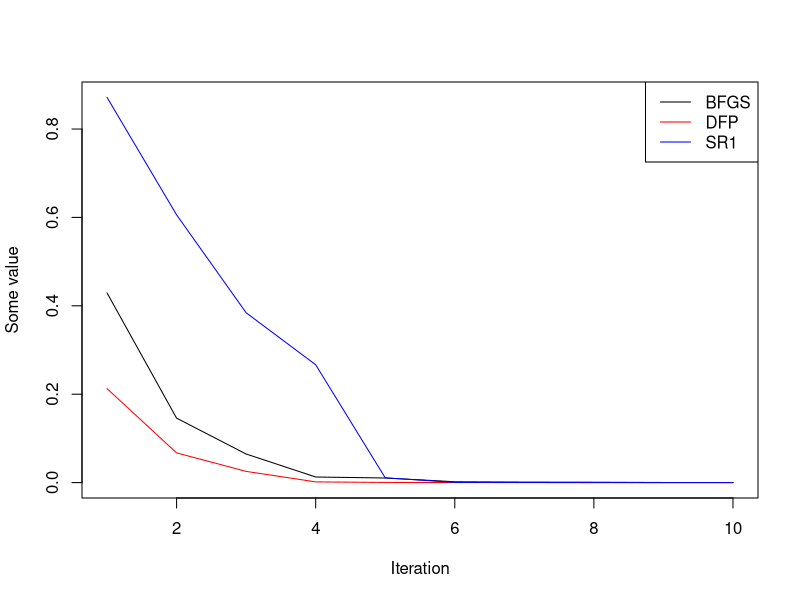

R code for this plot:
## ---- chunk 1
knitr::opts_chunk$set(echo = TRUE)
printf <- function(...) cat(sprintf(...))
printfln <- function(...) cat(sprintf(...), "\n")
library(microbenchmark)
## ---- chunk 2
# analytic derivatives
H = function(x) 0.5*rbind(c(200, 0), c(0, 2))
## ---- chunk 3
# Implementation af backtracking
backtracking_line_search <- function(alpha, c, rho, x_k, p_k, g_k, f) {
	alpha_k <- alpha
	repeat { 
		lhs <- f(x_k + alpha_k * p_k)
		rhs <- f(x_k) + c * alpha_k * g_k %*% p_k
		if (lhs <= rhs) break
		alpha_k <- rho * alpha_k
	}
	return(alpha_k)
}

# Implementation af BFGS
BFGS <- function(f, g, x_k, alpha, c, rho, tol, k_max){
  k <- 0
  n <- length(x_k)
  H_k <- I_n <- diag(n)
  g_k <- tol + 1
  while (norm(g_k, type="2") > tol & k < k_max) {
    g_k <- g(x_k)
    p_k <- -  H_k %*% g_k
    alpha_k <- backtracking_line_search(alpha, c, rho, x_k, p_k, g_k, f)
    x_k <- x_k + alpha_k * p_k
    s_k <- alpha_k * p_k
    y_k <- g(x_k) - g_k
    rho_k <- 1 / (t(y_k) %*% s_k)[1]
    H_k <- (I_n - rho_k * (s_k %*% t(y_k))[1]) %*% H_k %*% (I_n - rho_k * (s_k %*% t(y_k))[1]) + rho_k * (s_k %*% t(s_k))[1]
    k <- k + 1
  }
  sol <- list(par = x_k , func = f(x_k) , grad = g_k , iter = k)
  return(sol)
}

# Implementation af BFGS opdatering
BFGS_620 <- function(f, g, x_k, alpha, c, rho, tol, k_max){
  n <- length(x_k)
  H_k <- I_n <- diag(n)
  g_k <- g(x_k)
    p_k <- -  H_k %*% g_k
    alpha_k <- backtracking_line_search(alpha, c, rho, x_k, p_k, g_k, f)
    x_k <- x_k + alpha_k * p_k
    s_k <- alpha_k * p_k
    y_k <- g(x_k) - g_k
    H_k <- ((t(y_k) %*% s_k)[1]) / ((t(y_k) %*% y_k)[1]) * I_n
    k <- 1
  while (norm(g_k, type="2") > tol & k < k_max) {
    g_k <- g(x_k)
    p_k <- -  H_k %*% g_k
    alpha_k <- backtracking_line_search(alpha, c, rho, x_k, p_k, g_k, f)
    x_k <- x_k + alpha_k * p_k
    s_k <- alpha_k * p_k
    y_k <- g(x_k) - g_k
    rho_k <- 1 / (t(y_k) %*% s_k)[1]
    H_k <- (I_n - rho_k * (s_k %*% t(y_k))[1]) %*% H_k %*% (I_n - rho_k * (s_k %*% t(y_k))[1]) + rho_k * (s_k %*% t(s_k))[1]
    k <- k + 1
  }
sol <- list(par = x_k , func = f(x_k) , grad = g_k , iter = k)
  return(sol)
}

# Implementation af DFP
DFP <- function(f, g, x_k, alpha, c, rho, tol, k_max){
  k <- 0
  n <- length(x_k)
  H_k <- I_n <- diag(n)
  g_k <- tol + 1
  while (norm(g_k, type="2") > tol & k < k_max) {
    g_k <- g(x_k)
    p_k <- -  H_k %*% g_k
    alpha_k <- backtracking_line_search(alpha, c, rho, x_k, p_k, g_k, f)
   x_k <- x_k + alpha_k * p_k
    s_k <- alpha_k * p_k
    y_k <- g(x_k) - g_k
    H_k <- H_k - (H_k %*% y_k %*% t(y_k) %*% H_k) / (t(y_k) %*% H_k %*% y_k)[1] + (s_k %*% t(s_k)) / (t(y_k) %*% s_k)[1]
    k <- k + 1
  }
  sol <- list(par = x_k , func = f(x_k) , grad = g_k , iter = k)
  return(sol)
}

## ---- chunk 4
f = function(x) 0.5*(100*x[1]^2 + x[2]^2)
g = function(x) c(100*x[1], x[2])

x_k <- c(5,1) # Valgt startværdi
alpha <- 1    
c <- 1e-4
tol <- 1e-4
rho <- 0.5
k_max <- 10000


DFP(f, g, x_k, alpha, c, rho, tol, k_max)$par
BFGS(f, g, x_k, alpha, c, rho, tol, k_max)$par
BFGS_620(f, g, x_k, alpha, c, rho, tol, k_max)$par
optim(x_k, f, g, method = "BFGS")$par
## ---- chunk 5
res_bfgs <- cumprod(runif(10))
res_dfp <- cumprod(runif(10))
res_sr1 <- cumprod(runif(10))

nms <- c("BFGS", "DFP", "SR1")
clrs <- c("black", "red", "blue")
x_plot <- list(res_bfgs, res_dfp, res_sr1)

x_lim <- c(1, max(sapply(x_plot, length)))
y_lim <- range(sapply(x_plot, range))

plot(seq_along(x_plot[[1]]), x_plot[[1]], 
     type = "l", col = clrs[1], 
     xlim = x_lim, ylim = y_lim,
     xlab = "Iteration",
     ylab = "Some value")
for (i in 2L:length(x_plot)) {
  lines(seq_along(x_plot[[i]]), x_plot[[i]], col = clrs[i])
}
legend("topright", legend = nms, col = clrs, lty = 1)
## ---- chunk 6
steepest_descent <- function(f, g, x_k, alpha, c, rho, tol, k_max) {
  k <- 0
	g_k <- tol + 1 # For at komme i gang
	
	while ((norm(g_k,type="2") > tol) & (k < k_max)) { # Type 2 er for vektorer
		g_k <- g(x_k)
		p_k <- -g_k 
		alpha_k <- backtracking_line_search(alpha , c, rho, x_k, p_k, g_k, f)
		x_k <- x_k + alpha_k * p_k
		k <- k + 1
	}
	sol <- list(par = x_k , func = f(x_k) , grad = g_k , iter = k)
	return(sol)
}

microbenchmark(
optim(x_k, f, g, method = "BFGS") ,
optim(x_k, f,    method = "Nelder-Mead") ,
DFP(f, g, x_k, alpha, c, rho, tol, k_max) ,
steepest_descent(f, g, x_k, alpha, c, rho, tol, k_max) ,
BFGS(f, g, x_k, alpha, c, rho, tol, k_max) , 
BFGS_620(f, g, x_k, alpha, c, rho, tol, k_max) ,
unit = "ms"
)
